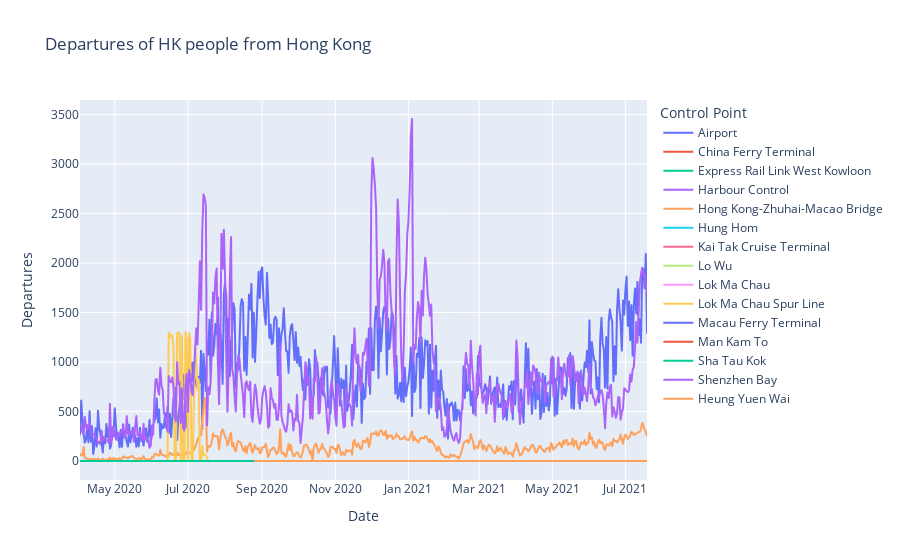

The notebook cell saved with this chart:
### Code cell
fig_depart = px.line(df[df.Date > pd.Timestamp(date(2020,4,1))].sort_values('Date')[df.Identity == 'Hong Kong Residents']
        .groupby(['Date', 'Control Point']).sum().reset_index(), 
              x="Date", y="Departures", color='Control Point', 
              title="Departures of HK people from Hong Kong")
fig_depart.show()
#fig.write_html("./graphs/1_dept.html")
dp.Report(dp.Plot(fig_arrive),
          dp.Plot(fig_depart)).upload(name = 'HK Arrivals and Departures')

### Figure 1 — Plotly figure (JSON) as saved in the notebook; plotly's stock layout.template omitted (floating-point values rounded to 4 significant figures; data arrays with more than 128 entries replaced by an {"elided": "..."} marker saying what was removed)
{"data": [{"hovertemplate": "Control Point=Airport<br>Date=%{x}<br>Departures=%{y}<extra></extra>", "legendgroup": "Airport", "line": {"color": "#636efa", "dash": "solid"}, "mode": "lines", "name": "Airport", "showlegend": true, "type": "scattergl", "x": {"elided": "473 str values"}, "xaxis": "x", "y": {"elided": "473 int values"}, "yaxis": "y"}, {"hovertemplate": "Control Point=China Ferry Terminal<br>Date=%{x}<br>Departures=%{y}<extra></extra>", "legendgroup": "China Ferry Terminal", "line": {"color": "#EF553B", "dash": "solid"}, "mode": "lines", "name": "China Ferry Terminal", "showlegend": true, "type": "scattergl", "x": {"elided": "473 str values"}, "xaxis": "x", "y": {"elided": "473 int values"}, "yaxis": "y"}, {"hovertemplate": "Control Point=Express Rail Link West Kowloon<br>Date=%{x}<br>Departures=%{y}<extra></extra>", "legendgroup": "Express Rail Link West Kowloon", "line": {"color": "#00cc96", "dash": "solid"}, "mode": "lines", "name": "Express Rail Link West Kowloon", "showlegend": true, "type": "scattergl", "x": {"elided": "473 str values"}, "xaxis": "x", "y": {"elided": "473 int values"}, "yaxis": "y"}, {"hovertemplate": "Control Point=Harbour Control<br>Date=%{x}<br>Departures=%{y}<extra></extra>", "legendgroup": "Harbour Control", "line": {"color": "#ab63fa", "dash": "solid"}, "mode": "lines", "name": "Harbour Control", "showlegend": true, "type": "scattergl", "x": {"elided": "473 str values"}, "xaxis": "x", "y": {"elided": "473 int values"}, "yaxis": "y"}, {"hovertemplate": "Control Point=Hong Kong-Zhuhai-Macao Bridge<br>Date=%{x}<br>Departures=%{y}<extra></extra>", "legendgroup": "Hong Kong-Zhuhai-Macao Bridge", "line": {"color": "#FFA15A", "dash": "solid"}, "mode": "lines", "name": "Hong Kong-Zhuhai-Macao Bridge", "showlegend": true, "type": "scattergl", "x": {"elided": "473 str values"}, "xaxis": "x", "y": {"elided": "473 int values"}, "yaxis": "y"}, {"hovertemplate": "Control Point=Hung Hom<br>Date=%{x}<br>Departures=%{y}<extra></extra>", "legendgroup": "Hung Hom", "line": {"color": "#19d3f3", "dash": "solid"}, "mode": "lines", "name": "Hung Hom", "showlegend": true, "type": "scattergl", "x": {"elided": "473 str values"}, "xaxis": "x", "y": {"elided": "473 int values"}, "yaxis": "y"}, {"hovertemplate": "Control Point=Kai Tak Cruise Terminal<br>Date=%{x}<br>Departures=%{y}<extra></extra>", "legendgroup": "Kai Tak Cruise Terminal", "line": {"color": "#FF6692", "dash": "solid"}, "mode": "lines", "name": "Kai Tak Cruise Terminal", "showlegend": true, "type": "scattergl", "x": {"elided": "473 str values"}, "xaxis": "x", "y": {"elided": "473 int values"}, "yaxis": "y"}, {"hovertemplate": "Control Point=Lo Wu<br>Date=%{x}<br>Departures=%{y}<extra></extra>", "legendgroup": "Lo Wu", "line": {"color": "#B6E880", "dash": "solid"}, "mode": "lines", "name": "Lo Wu", "showlegend": true, "type": "scattergl", "x": {"elided": "473 str values"}, "xaxis": "x", "y": {"elided": "473 int values"}, "yaxis": "y"}, {"hovertemplate": "Control Point=Lok Ma Chau<br>Date=%{x}<br>Departures=%{y}<extra></extra>", "legendgroup": "Lok Ma Chau", "line": {"color": "#FF97FF", "dash": "solid"}, "mode": "lines", "name": "Lok Ma Chau", "showlegend": true, "type": "scattergl", "x": {"elided": "473 str values"}, "xaxis": "x", "y": {"elided": "473 int values"}, "yaxis": "y"}, {"hovertemplate": "Control Point=Lok Ma Chau Spur Line<br>Date=%{x}<br>Departures=%{y}<extra></extra>", "legendgroup": "Lok Ma Chau Spur Line", "line": {"color": "#FECB52", "dash": "solid"}, "mode": "lines", "name": "Lok Ma Chau Spur Line", "showlegend": true, "type": "scattergl", "x": {"elided": "473 str values"}, "xaxis": "x", "y": {"elided": "473 int values"}, "yaxis": "y"}, {"hovertemplate": "Control Point=Macau Ferry Terminal<br>Date=%{x}<br>Departures=%{y}<extra></extra>", "legendgroup": "Macau Ferry Terminal", "line": {"color": "#636efa", "dash": "solid"}, "mode": "lines", "name": "Macau Ferry Terminal", "showlegend": true, "type": "scattergl", "x": {"elided": "473 str values"}, "xaxis": "x", "y": {"elided": "473 int values"}, "yaxis": "y"}, {"hovertemplate": "Control Point=Man Kam To<br>Date=%{x}<br>Departures=%{y}<extra></extra>", "legendgroup": "Man Kam To", "line": {"color": "#EF553B", "dash": "solid"}, "mode": "lines", "name": "Man Kam To", "showlegend": true, "type": "scattergl", "x": {"elided": "473 str values"}, "xaxis": "x", "y": {"elided": "473 int values"}, "yaxis": "y"}, {"hovertemplate": "Control Point=Sha Tau Kok<br>Date=%{x}<br>Departures=%{y}<extra></extra>", "legendgroup": "Sha Tau Kok", "line": {"color": "#00cc96", "dash": "solid"}, "mode": "lines", "name": "Sha Tau Kok", "showlegend": true, "type": "scattergl", "x": {"elided": "473 str values"}, "xaxis": "x", "y": {"elided": "473 int values"}, "yaxis": "y"}, {"hovertemplate": "Control Point=Shenzhen Bay<br>Date=%{x}<br>Departures=%{y}<extra></extra>", "legendgroup": "Shenzhen Bay", "line": {"color": "#ab63fa", "dash": "solid"}, "mode": "lines", "name": "Shenzhen Bay", "showlegend": true, "type": "scattergl", "x": {"elided": "473 str values"}, "xaxis": "x", "y": {"elided": "473 int values"}, "yaxis": "y"}, {"hovertemplate": "Control Point=Heung Yuen Wai<br>Date=%{x}<br>Departures=%{y}<extra></extra>", "legendgroup": "Heung Yuen Wai", "line": {"color": "#FFA15A", "dash": "solid"}, "mode": "lines", "name": "Heung Yuen Wai", "showlegend": true, "type": "scattergl", "x": {"elided": "328 str values"}, "xaxis": "x", "y": {"elided": "328 int values"}, "yaxis": "y"}], "layout": {"legend": {"title": {"text": "Control Point"}, "tracegroupgap": 0}, "title": {"text": "Departures of HK people from Hong Kong"}, "xaxis": {"anchor": "y", "domain": [0, 1], "title": {"text": "Date"}}, "yaxis": {"anchor": "x", "domain": [0, 1], "title": {"text": "Departures"}}}}
